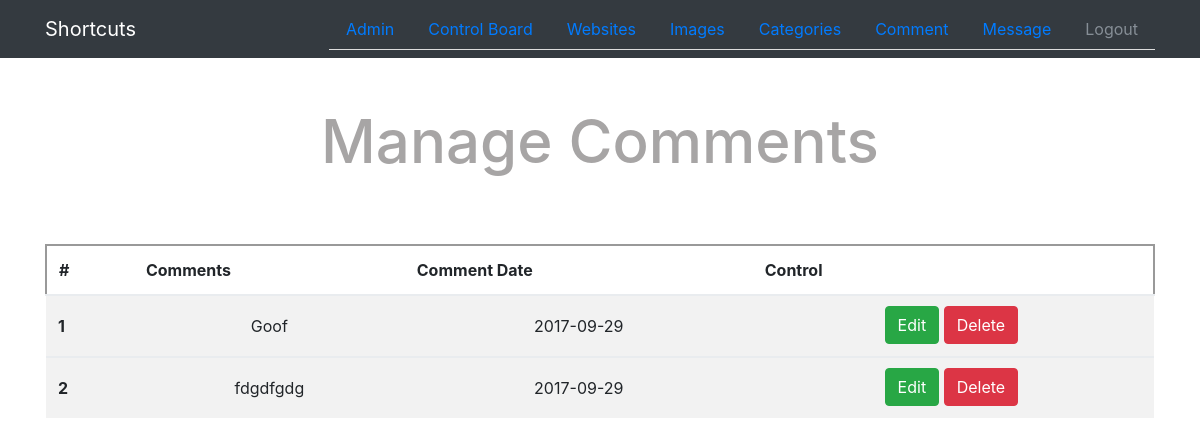
The page /Admin/comment.php (signed in) on the database its author committed.
### tables this page shows
CREATE TABLE `comments` (
  `ID` int(11) NOT NULL,
  `Name` varchar(255) NOT NULL,
  `Comment` text NOT NULL,
  `Status` tinyint(4) NOT NULL DEFAULT '0',
  `Comment_date` date NOT NULL
);

### Admin/comment.php (the view, shortened to what this page needs)
<?php
    if(isset($_SESSION['admin'])) {
        include 'init.php';
        $mod = isset($_GET['mod']) ? $_GET['mod'] : 'Manage';
        if($mod == 'Manage') {
            $stmtComm = $contant->prepare("SELECT * FROM comments ");
            $stmtComm->execute();
            $comms = $stmtComm->fetchAll();
        ?>
            <h2 class="text-center Adm-h1">Manage Comments</h2>
            <div class="container">
                <table class="table tab-web table-striped ">
                    <thead class='text-center'>
                        <tr>
                        <th>#</th>
                        <th>Comments</th>
                        <th>Comment Date</th>
                        <th>Control</th>
                        </tr>
                    </thead>
            <?php
                foreach ($comms as $comm) {
                    echo "<tbody class='text-center tbod'>";
                    echo "<tr>";
                        echo "<th scope='row'>". $comm['ID'] ."</th>";
                        echo "<td>". $comm['Comment'] ."</td>";
                        echo "<td>". $comm['Comment_date'] ."</td>";
                        echo "<td class='a-butn'>
                             <a href='comment.php?mod=Edit&commid=" . $comm['ID'] . "' class='  btn btn-success '>Edit</a>
                             <a href='comment.php?mod=Delete&commid=" . $comm['ID'] . "' class='confirm  btn btn-danger btn-edit'>Delete</a>";
                        echo "</td>";
                    echo "</tr>";
                    echo "</tbody>";
                }
            ?>
                </table>
            </div>
      <?php
        }
        include $tpl . 'footer.php';
    } else {
        header('location: index.php');
        exit();
    }

### Admin/layout/css/style.css (style rules this page uses)
body { perspective: 1000px; }
.panel-default .panel-body .list-unstyled li, tbod tr th, .tbod tr td { word-wrap: break-word; }
a,a:hover { text-decoration: none; }
.btn-edit { margin-right: 4px; }
.Adm-h1 { margin-top: 50px; margin-bottom: 70px; font-size: 60px; color: #a7a5a5; }
.tab-web { margin: 50px auto; }
.tab-web > thead { border: 2px solid #999; }
.tbod .a-butn { max-width: 22%; padding-top: 10px; }
.tbod tr th, .tbod tr td { padding-top: 18px; }

### rows shown on the page
comments: ID "1", Comment "Goof", Comment_date "2017-09-29"
comments: ID "2", Comment "fdgdfgdg", Comment_date "2017-09-29"
